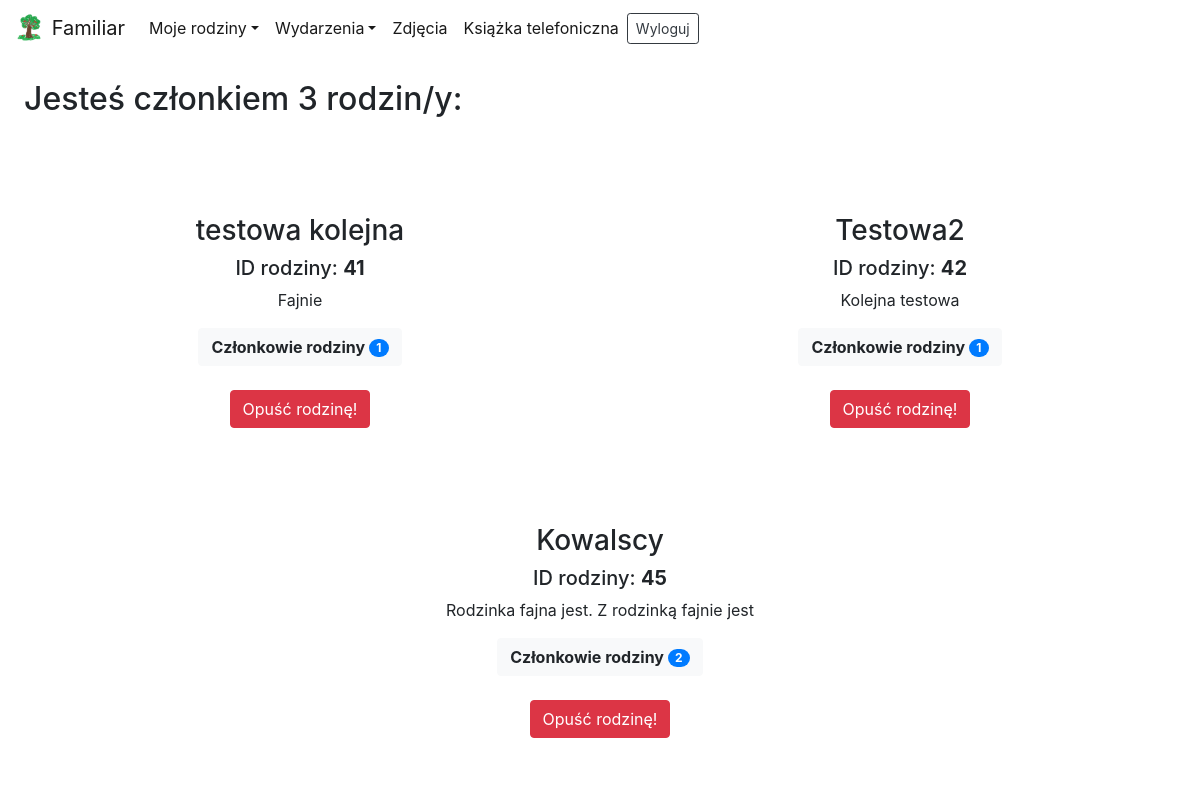
/loggedin/myfamilies/ (signed in), run on the app's committed database.
### Authentication/models.py (models this page shows, shortened)
class Family(models.Model):
    name = models.CharField(max_length=128)
    description = models.TextField(blank=True, help_text='Opcjonalne, ale na pewno czym szczególnym się odznaczacie :) ')
    members = models.ManyToManyField(Member)
    def count_members(self):
        return len(self.members.all())

### Authentication/views.py (the view, shortened to what this page needs)
# urls.py: path('loggedin/myfamilies/', Myfamilies, name='myfamilies'),
@login_required
def Myfamilies(request):
    if request.method=='GET':
        families = Family.objects.filter()
        my_families = [] # families that I belong to
        number_of_families = 0 #Number of families user belongs
        for family in families:
            for member in family.members.all():
                if str(member) == str(request.user.username):
                    my_families.append(family)
        number_of_families = len(my_families)
        return render(request, 'Authentication/myfamilies.html', {'my_families':my_families,'number_of_families':number_of_families})

### Authentication/models.py (called while the page is built)
    def __str__(self):
        return self.member

### Authentication/templates/Authentication/myfamilies.html (shortened to what this page needs)
<!doctype html>
<html lang="en">
  <head>
{% load static %}
{% load filters %}
    <link rel="stylesheet" href="https://stackpath.bootstrapcdn.com/bootstrap/4.4.1/css/bootstrap.min.css">
    <link rel="stylesheet" href="{% static 'Authentication/css/style.css' %}" />
  </head>
  <body>
<nav class="navbar fixed-top navbar-expand-lg navbar-light bg-white" style="border-radius:0 0 10% 10%">
  <div class="collapse navbar-collapse" id="navbarTogglerDemo01">
    <a class="navbar-brand" href="{% url 'logedin' %}">
        <img src="{% static 'Authentication/favicon/android-chrome-192x192.png' %}" width="30" height="30" class="d-inline-block align-top" alt="">
        Familiar
    </a>
    <ul class="navbar-nav mr-auto mt-2 mt-lg-0">
        <li class="nav-item active dropdown">
            <a class="nav-link dropdown-toggle" data-toggle="dropdown" href="#" role="button" aria-haspopup="true" aria-expanded="false">Moje rodziny</a>
          </li>
          <li class="nav-item active dropdown">
            <a class="nav-link dropdown-toggle" data-toggle="dropdown" href="#" role="button" aria-haspopup="true" aria-expanded="false">Wydarzenia</a>
          </li>
          <li class="nav-item active">
            <a class="nav-link" href="{% url 'photos'%}">Zdjęcia</a>
          </li>
          <li class="nav-item active">
            <a class="nav-link" href="{% url 'phonebook'%}">Książka telefoniczna</a>
          </li>
        <form action="{% url 'logoutuser' %}" method="POST" class="form-inline">
            <button type="submit" class="btn btn-sm btn-outline-dark btn-block">Wyloguj</button>
        </form>
    </ul>
  </div>
</nav>
<div class="back-myfamilies" style="margin-top:10vh;" style="background-image: url( {% static 'Authentication/img/doodle5.png' %})">
    <h2 style="margin:3vh">Jesteś członkiem {{ number_of_families }} rodzin/y:</h2>
    <br>
    <div class="d-flex justify-content-around flex-wrap">
{% for family in my_families %}
        <div style="text-align: center;margin:3vh; min-width:400px;padding:2%;border-radius:3%;" class="bg-white">
            <h3>{{ family.name }}</h3>
                <h5>ID rodziny: <b>{{ family.pk }}</b></h5>
                <p>{{ family.description }}</p>
            <button onclick="ShowMembers({{ family.pk }})" class="btn btn-light"><b>Członkowie rodziny   </b><span class="badge badge-primary badge-pill"> {{ family.count_members }}</span></button>
                <form method="POST">
                    <input type="hidden" name="family_id" value="{{ family.pk }}" ><br>
                    <button type="submit" class="btn btn-danger">Opuść rodzinę!</button>
                </form>
        </div>
{% endfor %}
    </div>
</div>
  </body>
</html>

### Authentication/static/Authentication/css/style.css (style rules this page uses)
.back-myfamilies { width: 100wv; min-height: 90vh; }

### data on the page
Family: name "testowa kolejna", pk "41", description "Fajnie", count_members "1"
Family: name "Testowa2", pk "42", description "Kolejna testowa", count_members "1"
Family: name "Kowalscy", pk "45", description "Rodzinka fajna jest. Z rodzinką fajnie jest", count_members "2"

### other printed values
{{ number_of_families }} "3"
